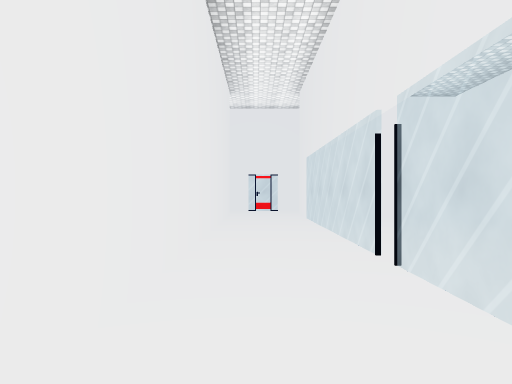
View 1 (above)

23 first-person views from a walk through a 3-D level made in the Unity game engine. The camera is 1.3 m above the floor, looks level and sees 70° across. The floor is counted in squares, 2 m on a side. Each view is taken from the middle of a square. On the plan, view 1 faces up. The plan holds only what a view shows up to about 11 squares ahead; the rest is blank. The place goes on beyond the plan. The player is left out. Door leaves are left out, so doorways stand open. Some surface patterns are stand-ins.

View 2
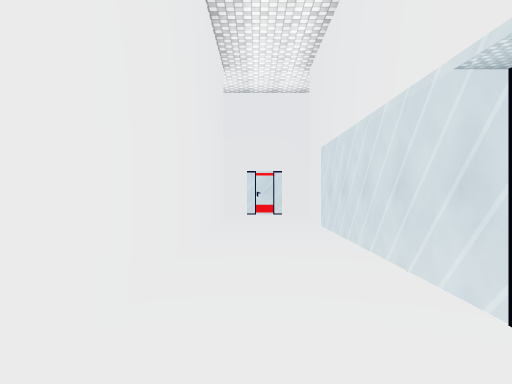

View 3
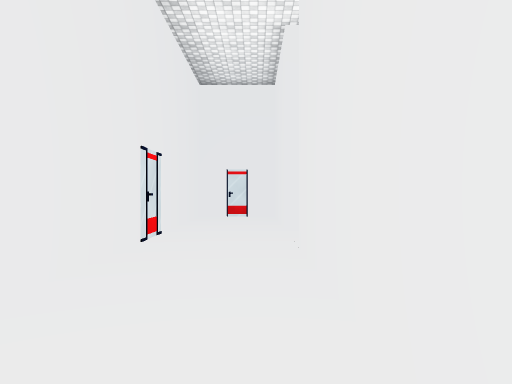

View 4
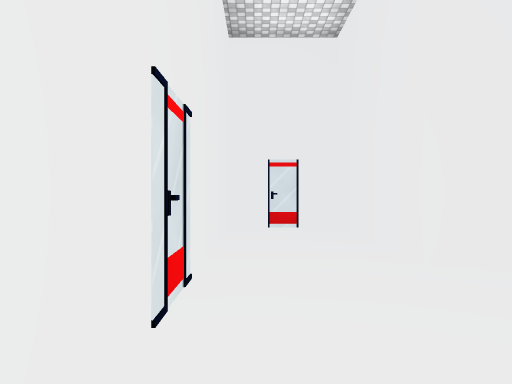

View 5
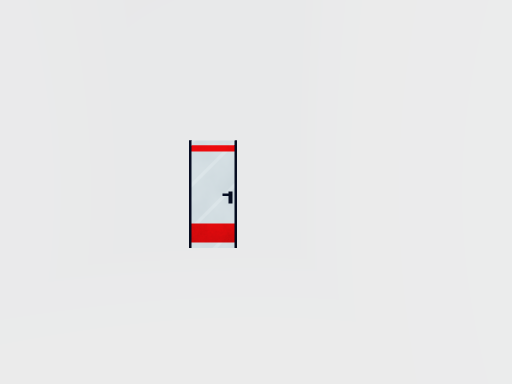

View 6
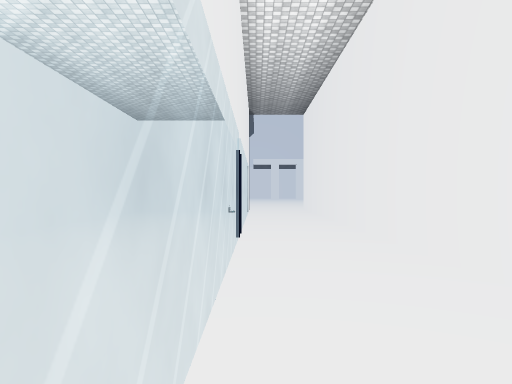

View 7
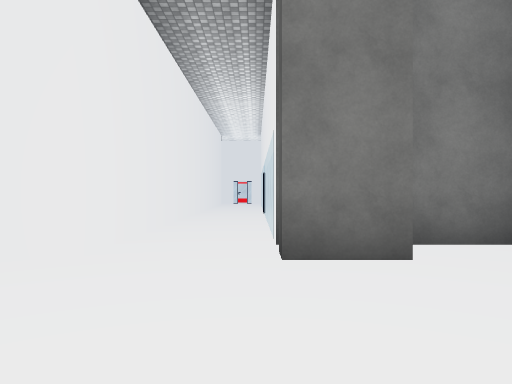

View 8
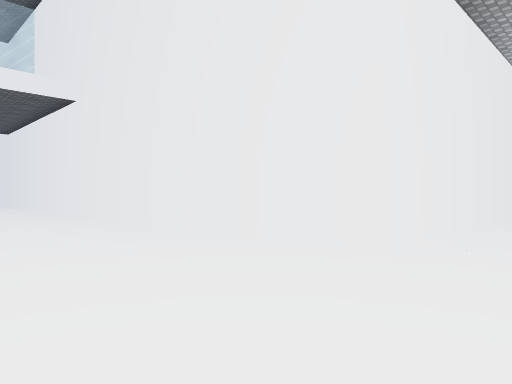

View 9
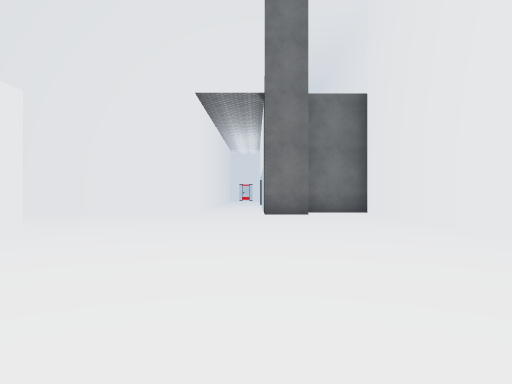

View 10
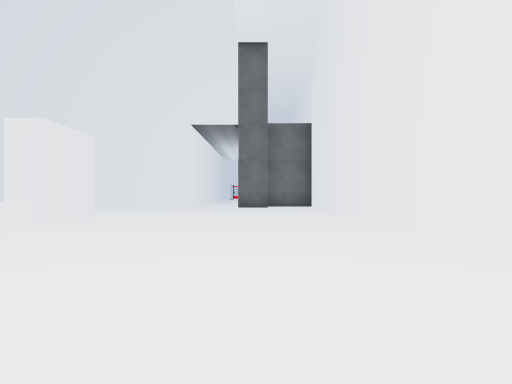

View 11
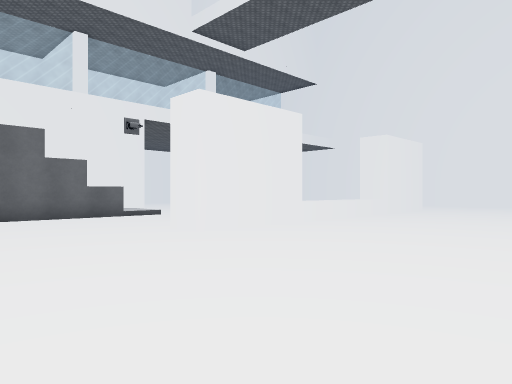

View 12
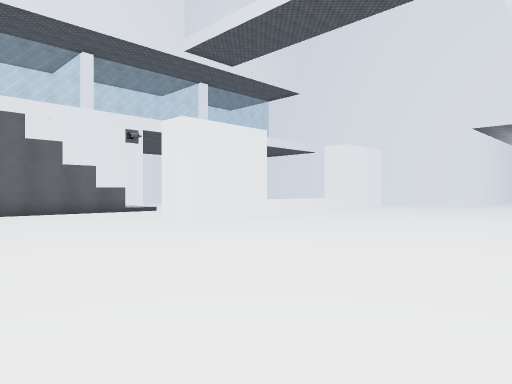

View 13
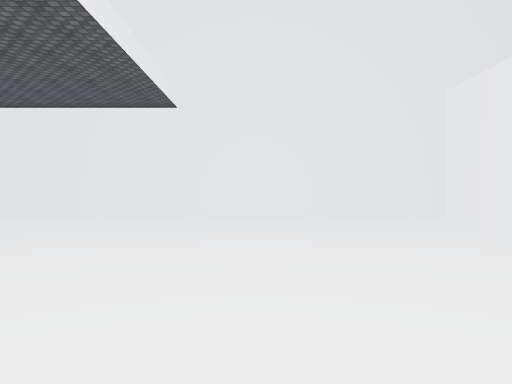

View 14
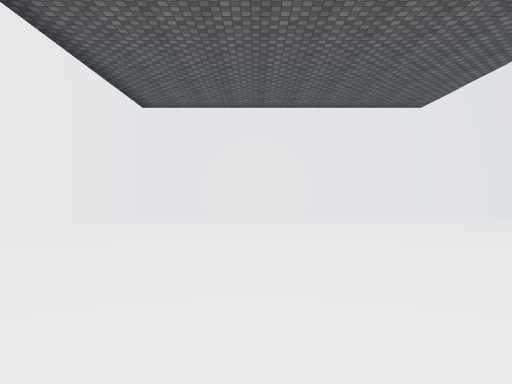

View 15
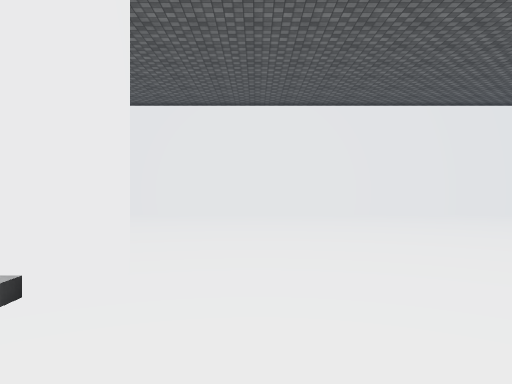

View 16
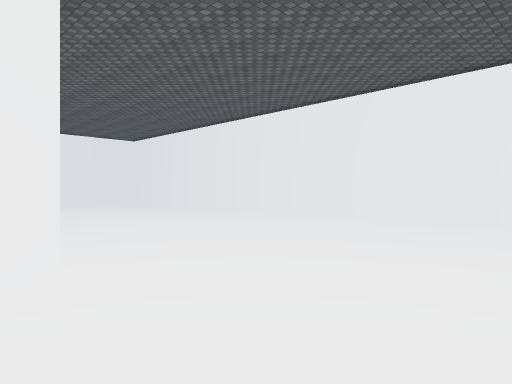

View 17
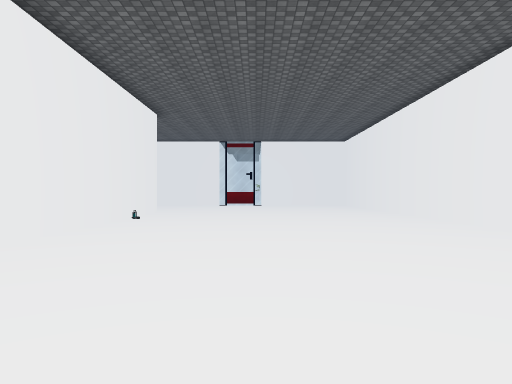

View 18
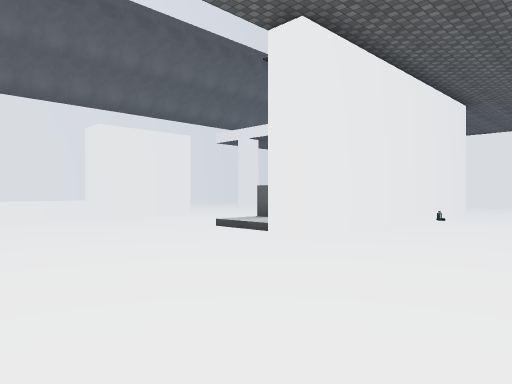

View 19
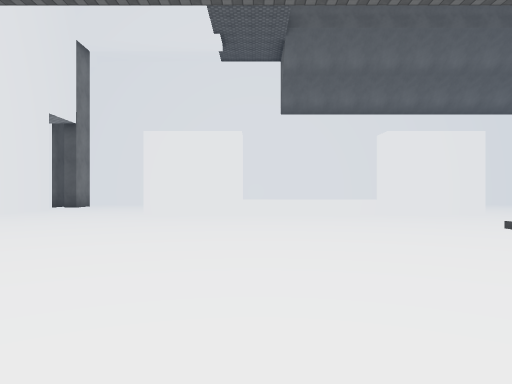

View 20
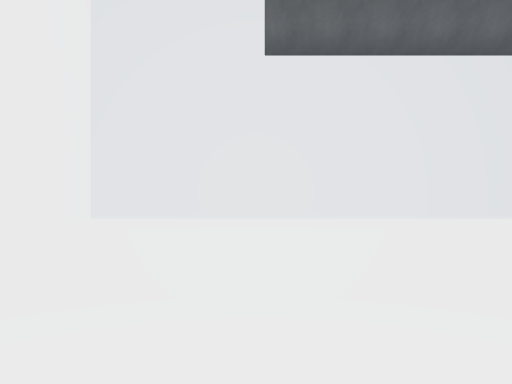

View 21
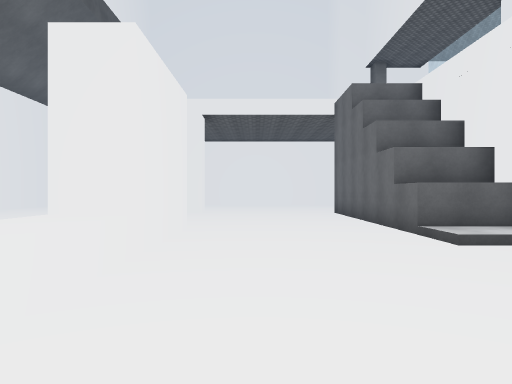

View 22
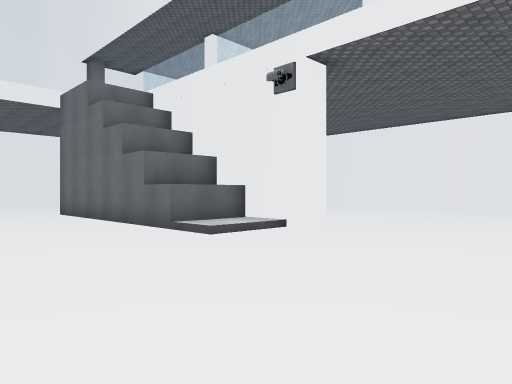

View 23
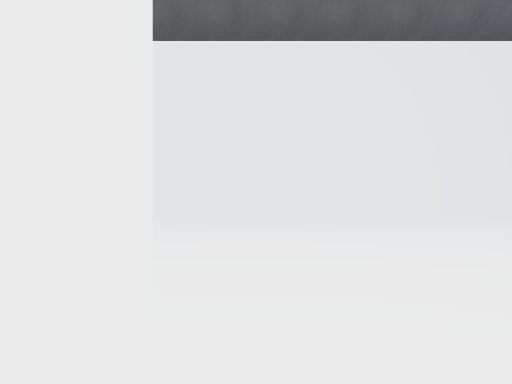

### Floor plan
Key: @ floor where view 1 was taken; # wall or solid block; . main floor; : floor 0.25 m higher than the main floor; D open door; = window, fence, low wall or low ledge; ^ raised ledge.
Columns run from 18 left of view 1 to 5 right of it. Each row starts with its distance up from view 1.
 13             ######=#####
 12             #..........#
 11             #..........#
 10             ######..####
  9                  #..=##
  8                  #.=#
  7                  #.=
  6                  #.=
  5                  #.=
  4                  #.=
  3                  #.D
  2                  #.=
  1                  #.=
  0                  #@=
 -1                  #.=
 -2                  #.=#
 -3                  #..####
 -4 ##################.....#
 -5 #......................#
 -6 #......................#
 -7 #......................#
 -8 #......................#
 -9 #..............#.......#
-10 #..............#.......#
-11 #..............#.......#
-12 #..............^.......#
-13 #..............^.......#
-14 #..............^.......#
-15 #..............^.......#
-16 #.......#......#.......#
-17 #.......#::....#.......#
-18 #.......#^#....#.......#
-19 #.......###............#
-20 #.......###............#
-21 #.......###............#
-22 #.......###............#
-23 #.......###.....  .....#

Where each view was taken, in squares from view 1:
view 1: 0 up, 0 right, facing up
view 2: 2 up, 0 right, facing up
view 3: 11 up, 5 left, facing right
view 4: 12 up, 2 left, facing right
view 5: 12 up, 1 left, facing left
view 6: 9 up, 1 right, facing down
view 7: 8 down, 1 right, facing up
view 8: 8 down, 1 right, facing up-left
view 9: 15 down, 1 right, facing up
view 10: 20 down, 2 right, facing up
view 11: 22 down, 2 right, facing up-left
view 12: 23 down, 4 right, facing up-left
view 13: 15 down, 7 left, facing up
view 14: 15 down, 14 left, facing up
view 15: 15 down, 7 left, facing left
view 16: 13 down, 9 left, facing down-left
view 17: 12 down, 13 left, facing down
view 18: 12 down, 13 left, facing down-right
view 19: 12 down, 14 left, facing right
view 20: 13 down, 6 left, facing right
view 21: 12 down, 5 left, facing down
view 22: 12 down, 4 left, facing down-left
view 23: 19 down, 5 left, facing right
